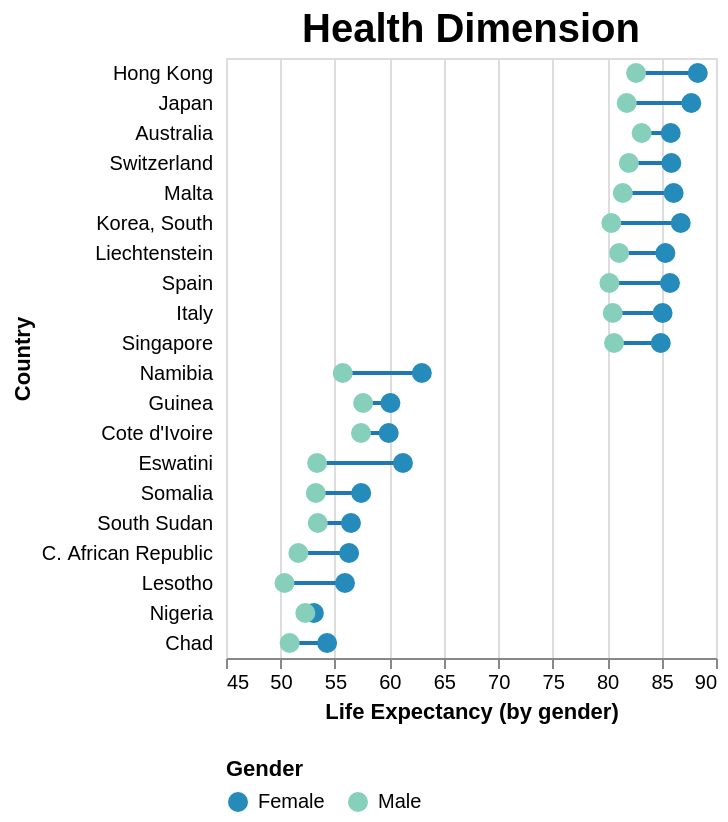

Here is the Vega-Lite specification saved for this chart:
### Vega-Lite specification from a JSON file in a GitHub repository (floating-point values rounded to 4 significant figures)
{"$schema": "https://vega.github.io/schema/vega-lite/v5.json", "width": 245, "height": 300, "title": {"text": "Health Dimension", "fontSize": 20}, "data": {"values": [{"Country": "Hong Kong", "Life expectancy": 88.33, "Gender": "Female"}, {"Country": "Hong Kong", "Life expectancy": 82.66, "Gender": "Male"}, {"Country": "Australia", "Life expectancy": 85.84, "Gender": "Female"}, {"Country": "Australia", "Life expectancy": 83.17, "Gender": "Male"}, {"Country": "C. African Republic", "Life expectancy": 56.3, "Gender": "Female"}, {"Country": "C. African Republic", "Life expectancy": 51.65, "Gender": "Male"}, {"Country": "Chad", "Life expectancy": 54.28, "Gender": "Female"}, {"Country": "Chad", "Life expectancy": 50.84, "Gender": "Male"}, {"Country": "Cote d'Ivoire", "Life expectancy": 59.94, "Gender": "Female"}, {"Country": "Cote d'Ivoire", "Life expectancy": 57.4, "Gender": "Male"}, {"Country": "Eswatini", "Life expectancy": 61.25, "Gender": "Female"}, {"Country": "Eswatini", "Life expectancy": 53.37, "Gender": "Male"}, {"Country": "Guinea", "Life expectancy": 60.1, "Gender": "Female"}, {"Country": "Guinea", "Life expectancy": 57.59, "Gender": "Male"}, {"Country": "Italy", "Life expectancy": 85.1, "Gender": "Female"}, {"Country": "Italy", "Life expectancy": 80.52, "Gender": "Male"}, {"Country": "Japan", "Life expectancy": 87.73, "Gender": "Female"}, {"Country": "Japan", "Life expectancy": 81.8, "Gender": "Male"}, {"Country": "Korea, South", "Life expectancy": 86.76, "Gender": "Female"}, {"Country": "Korea, South", "Life expectancy": 80.39, "Gender": "Male"}, {"Country": "Lesotho", "Life expectancy": 55.93, "Gender": "Female"}, {"Country": "Lesotho", "Life expectancy": 50.37, "Gender": "Male"}, {"Country": "Liechtenstein", "Life expectancy": 85.35, "Gender": "Female"}, {"Country": "Liechtenstein", "Life expectancy": 81.1, "Gender": "Male"}, {"Country": "Malta", "Life expectancy": 86.11, "Gender": "Female"}, {"Country": "Malta", "Life expectancy": 81.44, "Gender": "Male"}, {"Country": "Namibia", "Life expectancy": 62.98, "Gender": "Female"}, {"Country": "Namibia", "Life expectancy": 55.72, "Gender": "Male"}, {"Country": "Nigeria", "Life expectancy": 53.07, "Gender": "Female"}, {"Country": "Nigeria", "Life expectancy": 52.28, "Gender": "Male"}, {"Country": "Singapore", "Life expectancy": 84.93, "Gender": "Female"}, {"Country": "Singapore", "Life expectancy": 80.64, "Gender": "Male"}, {"Country": "Somalia", "Life expectancy": 57.41, "Gender": "Female"}, {"Country": "Somalia", "Life expectancy": 53.25, "Gender": "Male"}, {"Country": "South Sudan", "Life expectancy": 56.47, "Gender": "Female"}, {"Country": "South Sudan", "Life expectancy": 53.43, "Gender": "Male"}, {"Country": "Spain", "Life expectancy": 85.77, "Gender": "Female"}, {"Country": "Spain", "Life expectancy": 80.21, "Gender": "Male"}, {"Country": "Switzerland", "Life expectancy": 85.9, "Gender": "Female"}, {"Country": "Switzerland", "Life expectancy": 82.0, "Gender": "Male"}]}, "encoding": {"x": {"field": "Life expectancy", "type": "quantitative", "title": "Life Expectancy (by gender)", "scale": {"domain": [45, 90]}}, "y": {"field": "Country", "type": "nominal", "title": "Country", "axis": {"offset": 5, "ticks": false, "minExtent": 70, "domain": false}, "sort": {"field": "Life expectancy", "order": "descending", "op": "average", "aggregate": "mean"}}, "color": {"field": "Gender", "type": "nominal", "scale": {"domain": ["Female", "Male"], "range": ["#e6959c", "#911a24"]}, "title": "Gender", "legend": {"orient": "bottom"}}}, "layer": [{"mark": "line", "encoding": {"detail": {"field": "Country", "type": "nominal"}, "color": {"value": "#1f77b4"}}}, {"mark": {"type": "point", "filled": true}, "encoding": {"color": {"field": "Gender", "type": "nominal", "scale": {"scheme": "yellowgreenblue", "reverse": true}, "title": "Gender"}, "size": {"value": 100}, "opacity": {"value": 1}}}]}
